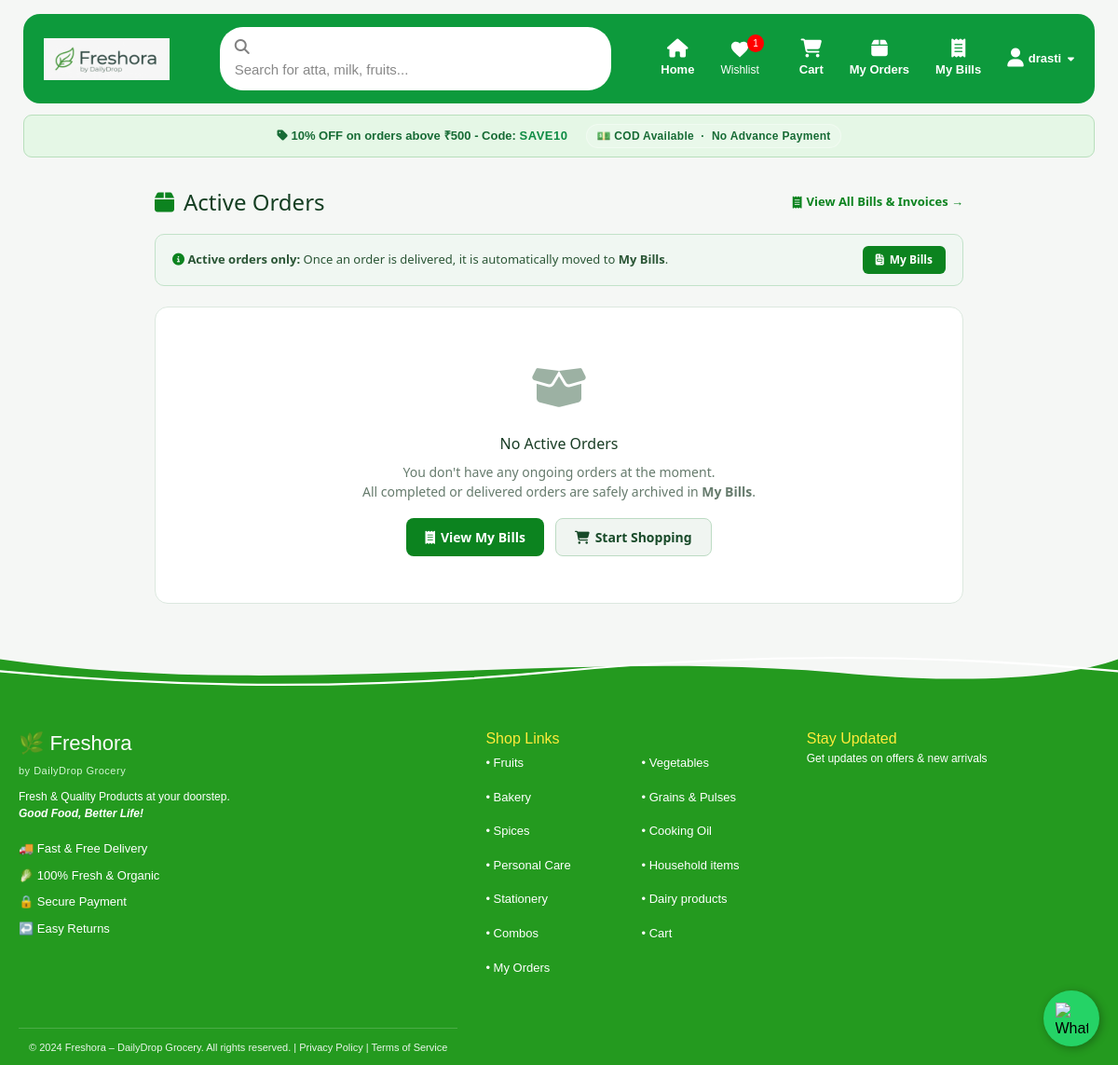
The page /my-orders/ (signed in) on the database as committed earlier.
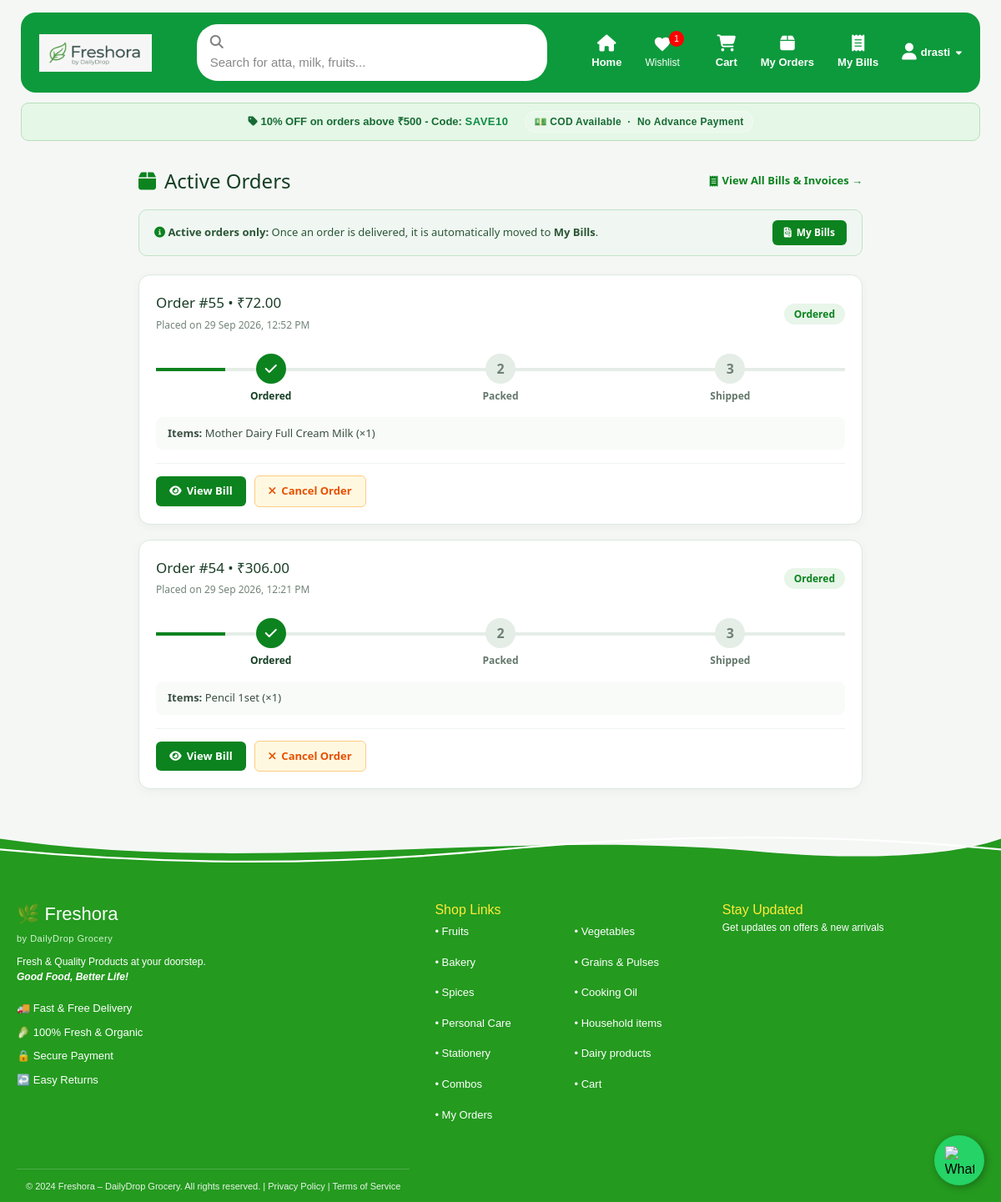
The same page on the database as committed later.
### store/models.py (models this page shows, shortened)
class Order(models.Model):
    user = models.ForeignKey(User, on_delete=models.CASCADE, null=True, blank=True)
    customer_name = models.CharField(max_length=100, default="Guest")
    customer_phone = models.CharField(max_length=30, blank=True)
    total_amount = models.DecimalField(max_digits=10, decimal_places=2)
    paid_amount = models.DecimalField(max_digits=10, decimal_places=2, default=0)
    cash_received = models.DecimalField(max_digits=10, decimal_places=2, null=True, blank=True)
    discount_code = models.CharField(max_length=50, blank=True)
    created_at = models.DateTimeField(auto_now_add=True)
    status = models.CharField(max_length=20, default='Ordered', choices=[
        ('Ordered','Ordered'),
        ('Packed','Packed'),
        ('Shipped','Shipped'),
        ('Delivered','Delivered'),
        ('Cancelled','Cancelled')
    ])
    payment_method = models.CharField(max_length=50, default='Cash on Delivery')
    payment_status = models.CharField(max_length=20, default='PENDING')
    cash_collected = models.BooleanField(default=False)
    cash_amount_received = models.DecimalField(max_digits=10, decimal_places=2, null=True, blank=True)
    cash_collected_at = models.DateTimeField(null=True, blank=True)
    cash_collected_by = models.CharField(max_length=100, null=True, blank=True)

class OrderItem(models.Model):
    order = models.ForeignKey(Order, on_delete=models.CASCADE, related_name='items')
    product_name = models.CharField(max_length=200)
    qty = models.IntegerField()
    price = models.DecimalField(max_digits=10, decimal_places=2)
    final_price = models.DecimalField(max_digits=10, decimal_places=2, null=True, blank=True)

### store/views.py (the view)
    def wrapper(request, *args, **kwargs):
        if 'customer_id' not in request.session and not request.user.is_authenticated:
            return redirect('login')
        response = view_func(request, *args, **kwargs)
        response['Cache-Control'] = 'no-cache, no-store, must-revalidate'
        response['Pragma'] = 'no-cache'
        response['Expires'] = '0'
        return response

### store/context_processors.py (called while the page is built)
def active_save10(request):
    cart = request.session.get('cart', {})
    cart_total = 0
    if isinstance(cart, dict):
        for item in cart.values():
            if isinstance(item, dict):
                cart_total += item.get('qty', 0)
            elif isinstance(item, (int, float)):
                cart_total += int(item)
    return {
        'save10_coupon': Coupon.objects.filter(code__iexact='SAVE10', is_active=True).first(),
        'cart_total': cart_total,
    }

### store/views.py (called while the page is built)
def customer_login_required(view_func):
    def wrapper(request, *args, **kwargs):
        if 'customer_id' not in request.session and not request.user.is_authenticated:
            return redirect('login')
        response = view_func(request, *args, **kwargs)
        response['Cache-Control'] = 'no-cache, no-store, must-revalidate'
        response['Pragma'] = 'no-cache'
        response['Expires'] = '0'
        return response
    return wrapper

### store/templates/store/my_orders.html (shortened to what the changed rows need)
{% extends 'store/base.html' %}
{% load static %}
{% block content %}
<div class="orders-container">
  <div class="orders-header">
    <h2 class="orders-title"><i class="fa-solid fa-box" style="color:#0C831F;"></i> Active Orders</h2>
  </div>
  {% for order in orders %}
  <div class="track-wrap">
    <div class="order-card-header">
      <div>
        <h4>Order #{{ order.id }} &bull; ₹{{ order.total_amount }}</h4>
        <span style="font-size:12px; color:#728478;">Placed on {{ order.created_at|date:"d M Y, h:i A" }}</span>
      </div>
      <div>
        <span class="status-badge">{{ order.status }}</span>
      </div>
    </div>
    <div class="track">
      <div class="line line-{{ order.status|lower }}"></div>
      <div class="step active">
        <div class="circle"><i class="fa-solid fa-check"></i></div>
        <p>Ordered</p>
      </div>
      <div class="step {% if order.status == 'Packed' or order.status == 'Shipped' or order.status == 'Delivered' %}active{% endif %}">
         <div class="circle"> {% if order.status == 'Packed' or order.status == 'Shipped' or order.status == 'Delivered' %}
          <i class="fa-solid fa-check"></i>
          {% else %}
            2
          {% endif %}
          </div>
          <p>Packed</p>
      </div>
      <div class="step {% if order.status == 'Shipped' or order.status == 'Delivered' %}active{% endif %}">
         <div class="circle"> {% if order.status == 'Shipped' or order.status == 'Delivered' %}
         <i class="fa-solid fa-check"></i>
         {% else %}
            3
         {% endif %}
        </div>
        <p>Shipped</p>
       </div>
</div>
    {% if order.items.all %}
    <div class="order-items-preview">
      <strong>Items:</strong>
      {% for item in order.items.all %}
        {{ item.product_name }} (×{{ item.qty }}){% if not forloop.last %}, {% endif %}
      {% endfor %}
    </div>
    {% endif %}
    <div class="order-actions">
      <a href="{% url 'bill_detail' order.id %}" class="btn-order-view">
        <i class="fa-solid fa-eye"></i> View Bill
      </a>
      {% if order.status == 'Ordered' or order.status == 'Packed' %}
      <form action="{% url 'cancel_order' order.id %}" method="post" onsubmit="return confirm('Order #{{ order.id }} cancel karna chahte hain? Yeh action undo nahi ho sakta.');" style="margin:0; display:inline;">
      <form action="{% url 'cancel_order' order.id %}" method="post" onsubmit="return confirm('Are you sure you want to cancel Order #{{ order.id }}? This action cannot be undone.');" style="margin:0; display:inline;">
        <button type="submit" class="btn-order-cancel">
          <i class="fa-solid fa-xmark"></i> Cancel Order
        </button>
      </form>
      {% endif %}
    </div>
  </div>
  {% empty %}
  <div class="empty-active-orders">
    <div class="empty-active-icon"><i class="fa-solid fa-box-open"></i></div>
    <h3 style="color:#193d25; margin:0 0 8px;">No Active Orders</h3>
    <p style="color:#667b6d; font-size:14px; margin:0 0 18px;">
      You don't have any ongoing orders at the moment.<br>
      All completed or delivered orders are safely archived in <strong>My Bills</strong>.
    </p>
    <div style="display:flex; justify-content:center; gap:12px; flex-wrap:wrap;">
      <a href="{% url 'my_bills' %}" style="background:#0C831F; color:#fff; padding:9px 20px; border-radius:8px; text-decoration:none; font-weight:700; font-size:14px; display:inline-flex; align-items:center; gap:6px;">
        <i class="fa-solid fa-receipt"></i> View My Bills
      </a>
      <a href="{% url 'home' %}" style="background:#f0f5f1; color:#184a29; border:1px solid #bcdbc3; padding:9px 20px; border-radius:8px; text-decoration:none; font-weight:700; font-size:14px; display:inline-flex; align-items:center; gap:6px;">
        <i class="fa-solid fa-cart-shopping"></i> Start Shopping
      </a>
    </div>
  </div>
  {% endfor %}
</div>
{% endblock %}

### store/templates/store/base.html (shortened to what the changed rows need)
{% load static %}
<!DOCTYPE html>
<html>
<head>
<link rel="stylesheet" href="{% static 'css/style.css' %}?v=6">
<link rel="stylesheet" href="https://cdnjs.cloudflare.com/ajax/libs/font-awesome/6.5.0/css/all.min.css">
<script src="https://cdn.tailwindcss.com"></script>
</head>
<body>
<div class="main-container">
  <main class="page-content">
    {% block content %}{% endblock %}
  </main>
</div>
<div class="wave-footer-wrap">
  <svg viewBox="0 0 1440 90" style="width:100%; height:65px; display:block;" preserveAspectRatio="none">
    <path d="M0,20 C360,80 720,5 1080,40 C1260,60 1380,45 1440,20 L1440,90 L0,90 Z" fill="#249a1f"/>
    <path d="M0,38 Q360,78 720,38 T1440,38" fill="none" stroke="white" stroke-width="3" stroke-linecap="round"/>
  </svg>
</div>
</body>
</html>

Rows that differ between the two databases and show on the page:
added Order: id "55", total_amount "72.00", created_at "29 Sep 2026, 12:52 PM", status "Ordered", shows "3"
added OrderItem: product_name "Mother Dairy Full Cream Milk", qty "1", shown under "55"
added Order: id "54", total_amount "306.00", created_at "29 Sep 2026, 12:21 PM", status "Ordered"
added OrderItem: product_name "Pencil 1set", qty "1", shown under "54"
Other text that changed with them:
text no longer shown: "No Active Orders You don't have any ongoing orders at the moment. All completed or delivered orders are safely archived in My Bills . View My Bills Start Shopping"
